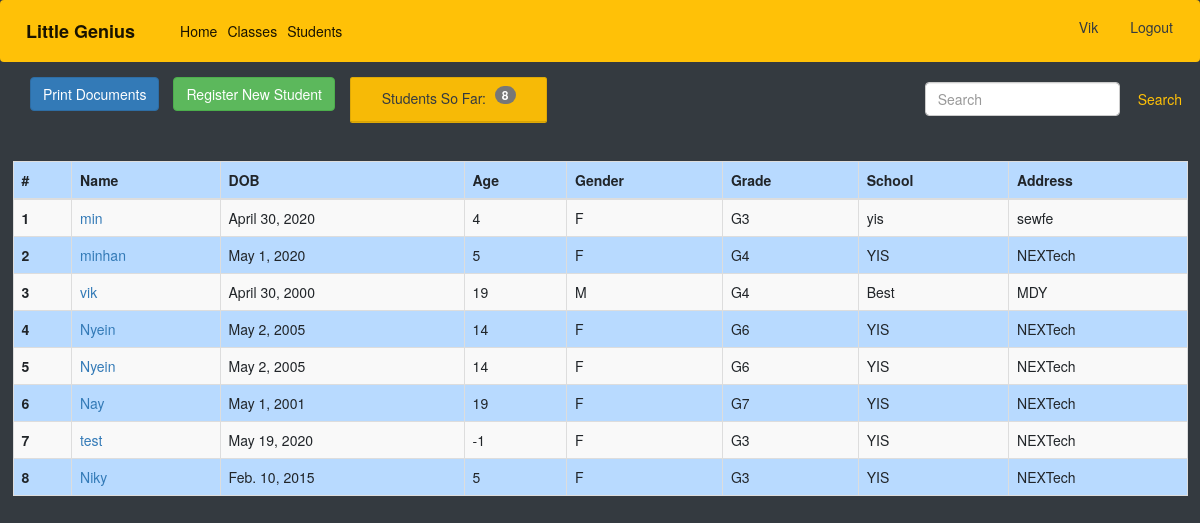
Page /stds/ (signed in) on the committed database.
### genius/models.py (models this page shows, shortened)
class Students(models.Model):
    created_by = models.ForeignKey(
        User, on_delete=models.SET_NULL, default=1, null=True)
    name = models.CharField(max_length=200, null=True)
    image = models.ImageField(upload_to='images/', null=True, blank=True)
    dob = models.DateField(null=True, verbose_name='Date of Birth')
    age = models.IntegerField()
    grade_choice = (
        ('G1', 'Grade-1'),
        ('G2', 'Grade-2'),
        ('G3', 'Grade-3'),
        ('G4', 'Grade-4'),
        ('G5', 'Grade-5'),
        ('G6', 'Grade-6'),
        ('G7', 'Grade-7'),
        ('G8', 'Grade-8'),
        ('G9', 'Grade-9'),
        ('G10', 'Grade-10'),
        ('G11', 'Grade-11'),
        ('G12', 'Grade-12'),
    )
    gender_choice=(
        ('M', 'Male'),
        ('F', 'Female'),
        ('N', 'None'),
    )
    blood_choice=(
        ('O', 'O'),
        ('A-', 'A-'),
        ('B+', 'B+'),
        ('B-', 'B-'),
        ('A+', 'A+'),
        ('AB', 'AB'),
    )
    relation_choice=(
        ('Uncle', 'Uncle'),
        ('Aunty', 'Aunty'),
        ('Father', 'Father'),
        ('Mother', 'Mother'),
        ('Grandpa', 'Grandpa'),
        ('Grandma', 'Grandma'),
        ('Sister', 'Sister'),
        ('Brother', 'Brother'),
    )
    gender=models.CharField(choices=gender_choice, max_length=10, null=True)
    grade = models.CharField(choices=grade_choice, max_length=10, null=True)
    attending_school = models.CharField(max_length=100, null=True)
    course = models.ForeignKey(
        Create_Class, on_delete=models.SET_NULL, default=1, null=True)
    address = models.TextField(null=True)
    parent_name = models.CharField(max_length=200, null=True)
    parent_contact = models.CharField(max_length=20, null=True)
    parent_address = models.TextField(null=True)
    emerg_name = models.CharField(max_length=200, null=True, verbose_name='Emergency Name')
    emerg_contact = models.CharField(max_length=20, null=True, verbose_name='Emergency Contact')
    emerg_relation = models.CharField(choices=relation_choice ,max_length=20, null=True, verbose_name='Emergency Relationship')
    doc_name = models.CharField(max_length=200, null=False, default='None', verbose_name='Doctor Name')
    doc_contact = models.CharField(max_length=20, null=False, default='None', verbose_name='Doctor Contact')
    blood_type = models.CharField(choices=blood_choice,max_length=10, null=True)
    allergic = models.TextField(null=True)
    objects = StudentPostManager()

### genius/views.py (the view)
# urls.py: path('stds/', Student_Main, name='stds'),
def Student_Main(request):
    objs= Students.objects.values().all()
    std_count=Students.objects.all().count()
    template_name = 'genius/students.html'
    context = {'head_title': 'Little Genius Students', 'students':objs,'count':std_count}
    return render(request, template_name, context)

### genius/templates/genius/students.html (shortened to what this page needs)
{% extends 'base.html' %}
{% block content %}
     <div class="row pull-right mb-4">
        <form class="form-inline my-3 my-lg-2 mr-2" action="{% url 'genius:std-search' %}">
            <input class="form-control mr-sm-2" name='q' type="search" placeholder="Search" aria-label="Search">
            <button class="btn btn-outline-warning my-2 my-sm-0" type="search">Search</button>
        </form>
    </div>
    <div class="row ml-4">
    <p>
        <button class="btn btn-primary" type="button">
            Print Documents
        </button>
        <a class="btn btn-success ml-3 right" href="{% url 'genius:stds_new' %}">Register New Student</a>
        <div class="col-md-3 mb-4 justify-content-center">
            <div class="card text-center bg-warning text-dark">
                <div class="card-header head justify">Students So Far: <p class="badge badge-warning text-wrap ml-2"> {{count}}</p></div>
                </div>
            </div>
        </div>
    </div>
<div class="card-dark card-body">
    {% if students %}
        <div class="table-custom-scroll-y my-custom-scrollbar">
            <table class="table table-bordered table-striped mb-0 table-primary">
                <thead>
                    <tr>
                        <th scope="col">#</th>
                        <th scope="col">Name</th>
                        <th scope="col">DOB</th>
                        <th scope="col">Age</th>
                        <th scope="col">Gender</th>
                        <th scope="col">Grade</th>
                        <th scope="col">School</th>
                        <th scope="col">Address</th>
                    </tr>
                </thead>
                <tbody >
                    {% for i in students %}
                        <tr>
                        <th scope="row">{{i.id}}</th>
                        <td><a href="/stds/{{i.id}}"">{{i.name}}</a></td>
                        <td>{{i.dob}}</td>
                        <td>{{i.age}}</td>
                        <td>{{i.gender}}</td>
                        <td>{{i.grade}}</td>
                        <td>{{i.attending_school}}</td>
                        <td>{{i.address}}</td>
                        </tr>
                    {% endfor %}
                </tbody>
            </table>
        </div>
    {% else %}
    <p class="lead justify">There are no students...</p>
    {% endif %}
</div>
{% endblock content %}

### templates/navbar.html (shortened to what this page needs)
<nav class="navbar navbar-expand-lg navbar-light bg-warning mb-4 fixed-top">
  <a class="navbar-brand head font-weight-bold" href="/">Little Genius</a>
  <div class="collapse navbar-collapse" id="navbarSupportedContent">
    <ul class="navbar-nav mr-auto">
      <li class="nav-item active">
        <a class="nav-link" href="/">Home <span class="sr-only">(current)</span></a>
      </li>
      <li class="nav-item active">
        <a class="nav-link" href="{% url 'genius:class'%}">Classes</a>
      </li>
      <li class="nav-item active">
        <a class="nav-link" href="{% url 'genius:stds'%}">Students</a>
      </li>
    </ul>
    <ul class="nav navbar-right ">
      {% if user.is_authenticated %}
      <li class="nav-item active">
        <a class="btn btn-outline-dark " href="{% url 'user:profile'%}">{{user.username|capfirst}}</a>
      </li>
      <li class="nav-item active">
          <a class=" btn btn-outline-dark" href="{% url 'user:logout' %}">Logout </a>
        </li>
      {% endif %}
    </ul>
  </div>
</nav>

### genius/templates/genius/students.html (style rules this page uses)
.my-custom-scrollbar { position: relative; height: 400px; overflow: auto; }

### rows in the picture
Students: id "1", name "min", dob "April 30, 2020", age "4", gender "F", grade "G3", attending_school "yis", address "sewfe"
Students: id "2", name "minhan", dob "May 1, 2020", age "5", gender "F", grade "G4", attending_school "YIS", address "NEXTech"
Students: id "3", name "vik", dob "April 30, 2000", age "19", gender "M", grade "G4", attending_school "Best", address "MDY"
Students: id "4", name "Nyein", dob "May 2, 2005", age "14", gender "F", grade "G6", attending_school "YIS", address "NEXTech"
Students: id "5", name "Nyein", dob "May 2, 2005", age "14", gender "F", grade "G6", attending_school "YIS", address "NEXTech"
Students: id "6", name "Nay", dob "May 1, 2001", age "19", gender "F", grade "G7", attending_school "YIS", address "NEXTech"
Students: id "7", name "test", dob "May 19, 2020", age "-1", gender "F", grade "G3", attending_school "YIS", address "NEXTech"
Students: id "8", name "Niky", dob "Feb. 10, 2015", age "5", gender "F", grade "G3", attending_school "YIS", address "NEXTech"

### other values in the picture
{{ user.username|capfirst }} "Vik"
{{ count }} "8"
